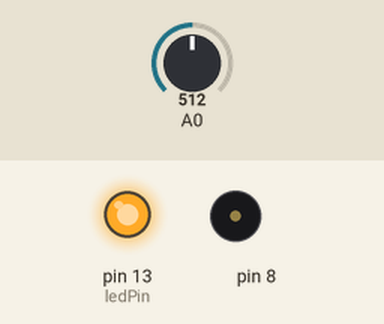
Bench run of a sketch on a simulated Arduino Uno, built with avr-gcc and run on an emulated ATmega328P. On the bench: output pins drawn as LEDs (lit = HIGH), buzzer (waves = sounding). Inputs (shaded band) come from the test bench; at power-on: A0 = 512.

Above: at 0.1 s.
At 5.1 s:
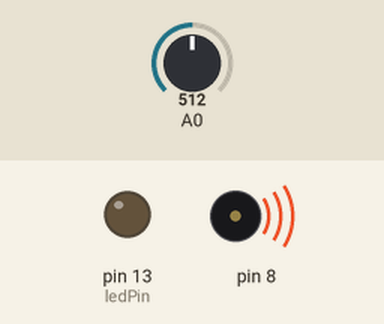
Timing chart, 0 to 6.6 s (numbered marks = the images above):
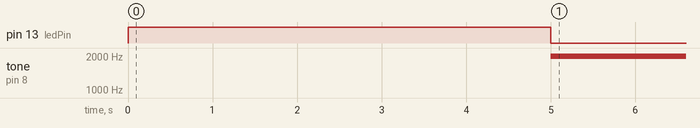

The sketch:

PROJECT06_Light_Theremin.ino
```cpp
int sensorValue;
int sensorLow = 1023;
int sensorHigh = 0;

const int ledPin = 13; //this is the onboard LED

void setup() {
  // put your setup code here, to run once:

pinMode(ledPin, OUTPUT);
digitalWrite(ledPin, HIGH); //turn the LED on during callibration

while(millis() < 5000){ //while condition which will last for 5000ms. millis command uses onboard clock to check the time that has passed

//this section is doing the callibration of high and low values
  sensorValue = analogRead(A0);
  if(sensorValue > sensorHigh){
    sensorHigh = sensorValue;
  }
  if(sensorValue < sensorLow){
    sensorLow = sensorValue;
  }
}
digitalWrite(ledPin, LOW); //turn LED off
}

void loop() {
  // put your main code here, to run repeatedly:


sensorValue = analogRead(A0);
Serial.print("Sensor Value: ");
Serial.print(sensorValue);
Serial.print("sensorLow: ");
Serial.print(sensorLow);
Serial.print("sensorHigh: ");
Serial.println(sensorHigh);


int Pitch = map(sensorValue, sensorLow, sensorHigh, 2000, 4000);
tone(8, Pitch, 100);
delay(50);
}
```

Measured:
- by itself, tone on pin 8: silent → 1999 Hz at 5.0 s
